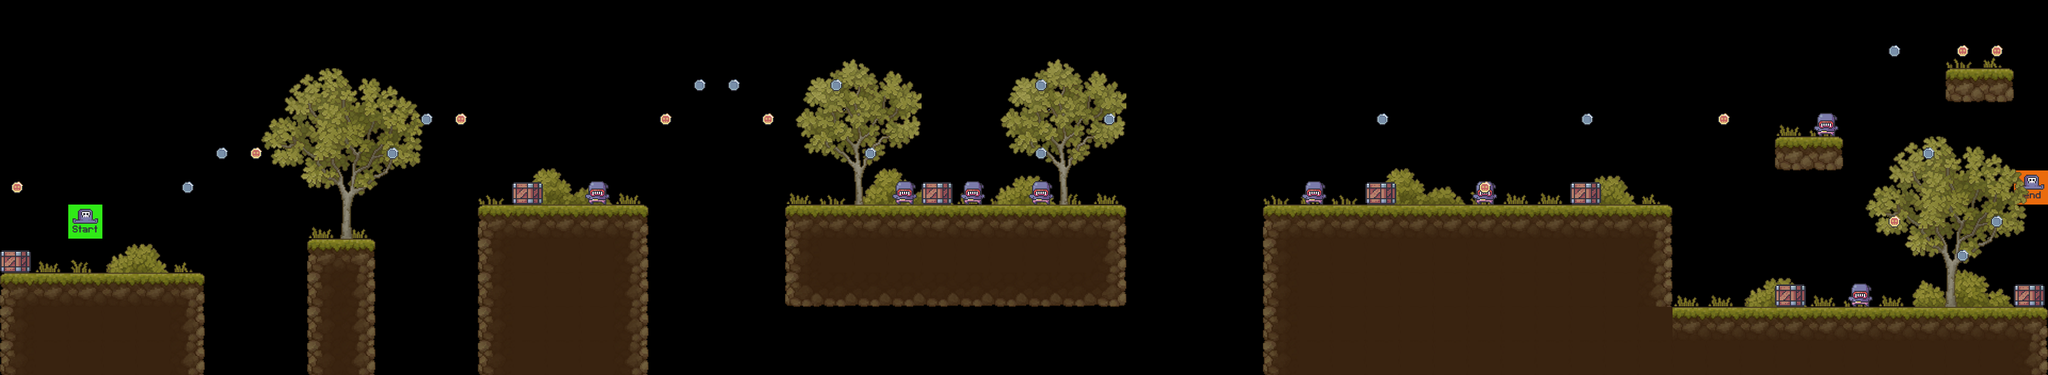

A level layout from a 2D game, rendered from its tile map. Below: a short description, then the map file with tile-grid data replaced by summaries:
An orthogonal 60x11 tile map with 64x64 px tiles, 8 tile layers (terrain, grass, bushes, player, ...), 1 hidden layer not drawn, 8 tilesets.

<map version="1.8" tiledversion="1.8.3" orientation="orthogonal" renderorder="right-down" width="60" height="11" tilewidth="64" tileheight="64" infinite="0" nextlayerid="10" nextobjectid="1">
 <editorsettings>
  <export target="../0/level_3..csv" format="csv" />
 </editorsettings>
 <tileset firstgid="1" source="../tilesets/terrain_tiles.tsx" />
 <tileset firstgid="17" source="../tilesets/grass_lvl3.tsx" />
 <tileset firstgid="21" source="../tilesets/coin_tiles.tsx" />
 <tileset firstgid="23" source="../tilesets/tree_tiles.tsx" />
 <tileset firstgid="73" source="../tilesets/crate_tiles.tsx" />
 <tileset firstgid="74" source="../tilesets/enemy_tile.tsx" />
 <tileset firstgid="76" source="../tilesets/bush_tiles.tsx" />
 <tileset firstgid="96" source="../tilesets/player_tiles.tsx" />
 <layer id="1" name="terrain" width="60" height="11">
  <data>[660 cells, 167 non-empty, 11 distinct tile ids]</data>
 </layer>
 <layer id="2" name="grass" width="60" height="11">
  <data>[660 cells, 50 non-empty, 4 distinct tile ids]</data>
 </layer>
 <layer id="8" name="bushes" width="60" height="11">
  <data>[660 cells, 27 non-empty, 11 distinct tile ids]</data>
 </layer>
 <layer id="9" name="player" width="60" height="11">
  <data>[660 cells, 2 non-empty, 2 distinct tile ids]</data>
 </layer>
 <layer id="4" name="trees" width="60" height="11">
  <data>[660 cells, 100 non-empty, 50 distinct tile ids]</data>
 </layer>
 <layer id="5" name="crates" width="60" height="11">
  <data>[660 cells, 7 non-empty, 1 distinct tile ids]</data>
 </layer>
 <layer id="6" name="enemies" width="60" height="11">
  <data>[660 cells, 8 non-empty, 1 distinct tile ids]</data>
 </layer>
 <layer id="3" name="coins" width="60" height="11">
  <data>[660 cells, 27 non-empty, 2 distinct tile ids]</data>
 </layer>
 <layer id="7" name="constraints" width="60" height="11" visible="0">
  <data>[660 cells, 12 non-empty, 1 distinct tile ids]</data>
 </layer>
</map>
